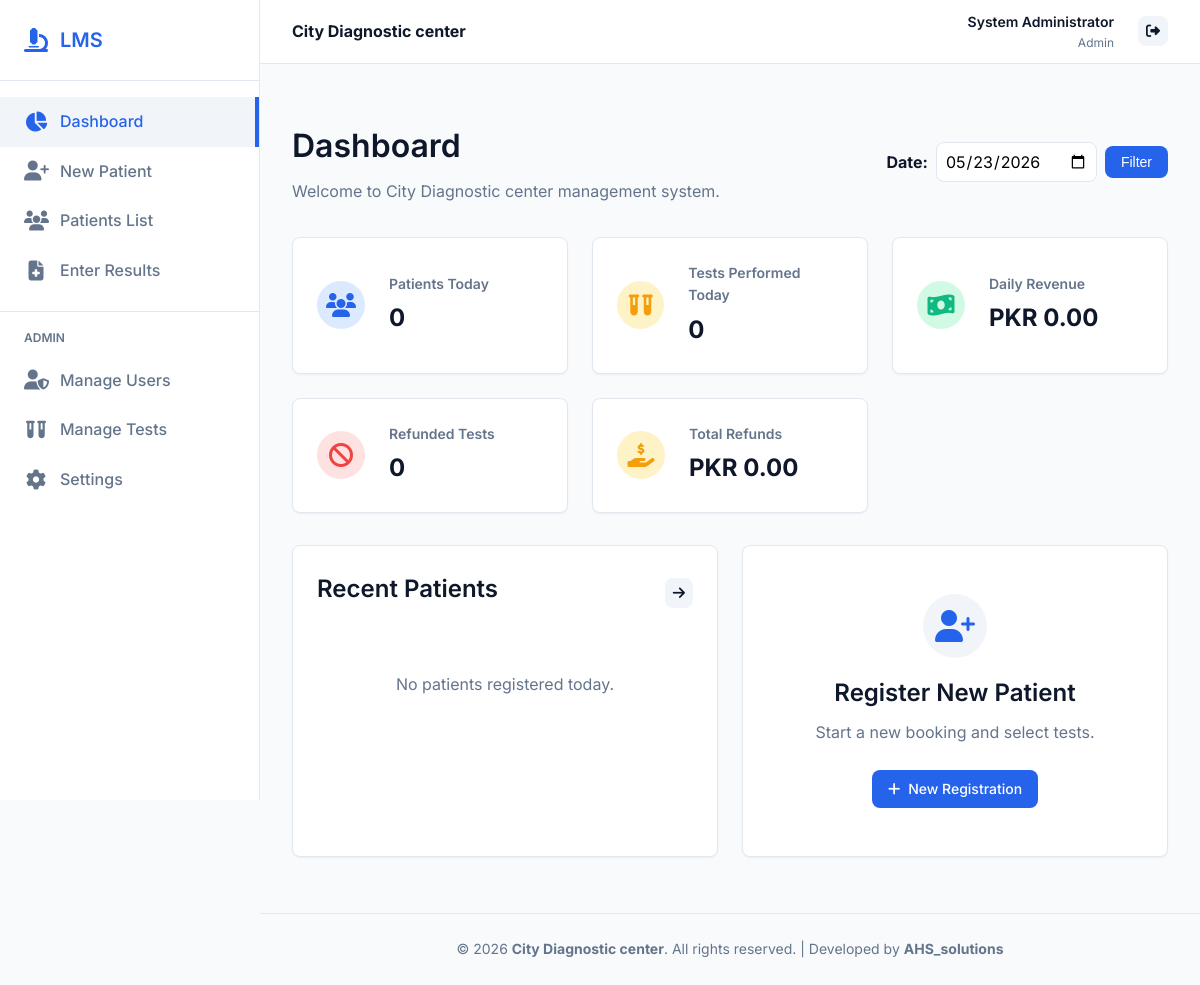
Screenshot of / (signed in) with the database file from the repository.
### models.py (models this page shows)
class Setting(db.Model):
    id = db.Column(db.Integer, primary_key=True)
    key = db.Column(db.String(50), unique=True, nullable=False)
    value = db.Column(db.String(255), nullable=False)

class User(db.Model, UserMixin):
    id = db.Column(db.Integer, primary_key=True)
    username = db.Column(db.String(50), unique=True, nullable=False)
    password_hash = db.Column(db.String(255), nullable=False)
    role = db.Column(db.String(50), nullable=False) # Admin, Receptionist, Lab Technician, Technologist, Pathologist
    name = db.Column(db.String(100), nullable=False)

### app.py (the view)
@app.route('/')
@login_required
def dashboard():
    date_str = request.args.get('date')
    if date_str:
        try:
            target_date = datetime.strptime(date_str, '%Y-%m-%d').date()
        except ValueError:
            target_date = datetime.now().date()
    else:
        target_date = datetime.now().date()
    total_patients_today = Patient.query.filter(db.func.date(Patient.registration_date) == target_date).count()
    total_tests_today = PatientTest.query.join(Patient).filter(
        db.func.date(Patient.registration_date) == target_date,
        PatientTest.status != 'Cancelled'
    ).count()
    revenue_today = 0.0
    total_cancelled_today = 0
    refunded_today = 0.0
    if current_user.role == 'Admin':
        revenue_val = db.session.query(db.func.sum(Test.price)).join(PatientTest).join(Patient).filter(
            db.func.date(Patient.registration_date) == target_date,
            PatientTest.status != 'Cancelled'
        ).scalar()
        revenue_today = revenue_val if revenue_val else 0.0
        total_cancelled_today = PatientTest.query.join(Patient).filter(
            db.func.date(Patient.registration_date) == target_date,
            PatientTest.status == 'Cancelled'
        ).count()
        refunded_val = db.session.query(db.func.sum(RefundRecord.amount_refunded)).filter(
            db.func.date(RefundRecord.refund_date) == target_date
        ).scalar()
        refunded_today = refunded_val if refunded_val else 0.0
    recent_patients = Patient.query.filter(
        db.func.date(Patient.registration_date) == target_date
    ).order_by(Patient.registration_date.desc()).limit(5).all()
    return render_template('dashboard.html',
                           total_patients_today=total_patients_today,
                           total_tests_today=total_tests_today,
                           revenue_today=revenue_today,
                           total_cancelled_today=total_cancelled_today,
                           refunded_today=refunded_today,
                           recent_patients=recent_patients,
                           selected_date=target_date)

### app.py (called while the page is built)
@login_manager.user_loader
def load_user(user_id):
    return User.query.get(int(user_id))

@app.context_processor
def inject_globals():
    settings = {}
    try:
        all_settings = Setting.query.all()
        settings = {s.key: s.value for s in all_settings}
    except Exception:
        pass # In case table doesn't exist yet during init
    lab_name = settings.get('lab_name', "Ideal Diagnostic Center")
    lab_address = settings.get('lab_address', "")
    lab_contact = settings.get('lab_contact', "")
    return dict(
        lab_name=lab_name,
        lab_address=lab_address,
        lab_contact=lab_contact,
        current_user=current_user,
        now=datetime.now()
    )

### templates/dashboard.html (shortened to what this page needs)
{% extends "base.html" %}
{% block content %}
<div class="dashboard-header" style="margin-bottom: 2rem; display: flex; justify-content: space-between; align-items: center;">
    <div>
        <h1>Dashboard</h1>
        <p style="color: var(--text-light);">Welcome to {{ lab_name }} management system.</p>
    </div>
    <div>
        <form method="GET" action="{{ url_for('dashboard') }}" style="display: flex; gap: 0.5rem; align-items: center;">
            <label for="date_filter" style="color: var(--text-dark); font-weight: bold;">Date:</label>
            <input type="date" id="date_filter" name="date" value="{{ selected_date }}" class="form-control" style="padding: 0.5rem;">
            <button type="submit" class="btn btn-primary">Filter</button>
        </form>
    </div>
</div>
<div class="dashboard-stats">
    <div class="stat-card">
        <div class="stat-icon primary">
            <i class="fa-solid fa-users"></i>
        </div>
        <div class="stat-details">
            <h3>Patients Today</h3>
            <p id="patientsStat">{{ total_patients_today }}</p>
        </div>
    </div>
    <div class="stat-card">
        <div class="stat-icon warning">
            <i class="fa-solid fa-vials"></i>
        </div>
        <div class="stat-details">
            <h3>Tests Performed Today</h3>
            <p id="testsStat">{{ total_tests_today }}</p>
        </div>
    </div>
    {% if current_user.role == 'Admin' %}
    <div class="stat-card">
        <div class="stat-icon success">
            <i class="fa-solid fa-money-bill-wave"></i>
        </div>
        <div class="stat-details">
            <h3>Daily Revenue</h3>
            <p id="revenueStat">PKR {{ "%.2f"|format(revenue_today) }}</p>
        </div>
    </div>
    <div class="stat-card">
        <div class="stat-icon danger">
            <i class="fa-solid fa-ban"></i>
        </div>
        <div class="stat-details">
            <h3>Refunded Tests</h3>
            <p id="cancelledStat">{{ total_cancelled_today }}</p>
        </div>
    </div>
    <div class="stat-card">
        <div class="stat-icon warning">
            <i class="fa-solid fa-hand-holding-dollar"></i>
        </div>
        <div class="stat-details">
            <h3>Total Refunds</h3>
            <p id="refundedStat">PKR {{ "%.2f"|format(refunded_today) }}</p>
        </div>
    </div>
    {% endif %}
</div>
<div class="grid-2">
    <div class="card">
        <div style="display: flex; justify-content: space-between; align-items: center; margin-bottom: 1.5rem;">
            <h2>Recent Patients</h2>
            <a href="#" class="btn btn-secondary btn-icon"><i class="fa-solid fa-arrow-right"></i></a>
        </div>
        {% if recent_patients %}
        <div class="table-responsive">
            <table>
                <thead>
                    <tr>
                        <th>Lab No.</th>
                        <th>Name</th>
                        <th>Time</th>
                    </tr>
                </thead>
                <tbody>
                    {% for patient in recent_patients %}
                    <tr>
                        <td><strong>{{ patient.lab_number }}</strong></td>
                        <td>{{ patient.name }}</td>
                        <td>{{ patient.registration_date.strftime('%I:%M %p') }}</td>
                    </tr>
                    {% endfor %}
                </tbody>
            </table>
        </div>
        {% else %}
        <p style="color: var(--text-light); text-align: center; padding: 2rem 0;">No patients registered today.</p>
        {% endif %}
    </div>
    <div class="card" style="display: flex; flex-direction: column; justify-content: center; align-items: center; text-align: center; padding: 3rem;">
        <div style="background-color: var(--secondary-color); width: 64px; height: 64px; border-radius: 50%; display: flex; align-items: center; justify-content: center; font-size: 2rem; color: var(--primary-color); margin-bottom: 1rem;">
            <i class="fa-solid fa-user-plus"></i>
        </div>
        <h2 style="margin-bottom: 0.5rem;">Register New Patient</h2>
        <p style="color: var(--text-light); margin-bottom: 1.5rem;">Start a new booking and select tests.</p>
        <a href="{{ url_for('patient_new') }}" class="btn btn-primary"><i class="fa-solid fa-plus"></i> New Registration</a>
    </div>
</div>
{% endblock %}

### templates/base.html (shortened to what this page needs)
<!DOCTYPE html>
<html lang="en">
<head>
    <link rel="stylesheet" href="https://cdnjs.cloudflare.com/ajax/libs/font-awesome/6.4.0/css/all.min.css">
    <link rel="stylesheet" href="{{ url_for('static', filename='css/style.css') }}">
</head>
<body>
    <div class="app-container">
        {% if current_user.is_authenticated %}
        <aside class="sidebar no-print">
            <div class="sidebar-header">
                <i class="fa-solid fa-microscope" style="color: var(--primary-color); font-size: 1.5rem;"></i>
                <h2>LMS</h2>
            </div>
            <nav class="sidebar-nav">
                <a href="{{ url_for('dashboard') }}" class="nav-item {% if request.endpoint == 'dashboard' %}active{% endif %}">
                    <i class="fa-solid fa-chart-pie"></i>
                    Dashboard
                </a>
                {% if current_user.role in ['Admin', 'Receptionist'] %}
                <a href="{{ url_for('patient_new') }}" class="nav-item {% if 'patient_new' in request.endpoint %}active{% endif %}">
                    <i class="fa-solid fa-user-plus"></i>
                    New Patient
                </a>
                {% endif %}
                <a href="{{ url_for('results_list') }}" class="nav-item {% if 'results_list' in request.endpoint %}active{% endif %}">
                    <i class="fa-solid fa-users"></i>
                    Patients List
                </a>
                {% if current_user.role in ['Admin', 'Lab Technician', 'Technologist', 'Pathologist'] %}
                <a href="{{ url_for('results_list') }}" class="nav-item {% if 'patient_results' in request.endpoint %}active{% endif %}">
                    <i class="fa-solid fa-file-medical"></i>
                    Enter Results
                </a>
                {% endif %}
                {% if current_user.role == 'Admin' %}
                <div style="border-top: 1px solid var(--border-color); margin: 1rem 0;"></div>
                <div style="padding: 0 1.5rem; font-size: 0.75rem; font-weight: 600; color: var(--text-light); text-transform: uppercase; margin-bottom: 0.5rem;">Admin</div>
                <a href="{{ url_for('manage_users') }}" class="nav-item {% if 'manage_users' in request.endpoint %}active{% endif %}">
                    <i class="fa-solid fa-user-shield"></i>
                    Manage Users
                </a>
                <a href="{{ url_for('test_list') }}" class="nav-item {% if 'test' in request.endpoint %}active{% endif %}">
                    <i class="fa-solid fa-vials"></i>
                    Manage Tests
                </a>
                <a href="{{ url_for('settings') }}" class="nav-item {% if 'settings' in request.endpoint %}active{% endif %}">
                    <i class="fa-solid fa-cog"></i>
                    Settings
                </a>
                {% endif %}
            </nav>
        </aside>
        {% endif %}
        <main class="main-content" {% if not current_user.is_authenticated %}style="margin-left: 0;"{% endif %}>
            {% if current_user.is_authenticated %}
            <header class="topbar no-print">
                <div class="lab-brand">
                    <strong>{{ lab_name }}</strong>
                </div>
                <div class="topbar-actions" style="display: flex; align-items: center; gap: 1.5rem;">
                    <div style="text-align: right;">
                        <div style="font-weight: 600; font-size: 0.875rem;">{{ current_user.name }}</div>
                        <div style="color: var(--text-light); font-size: 0.75rem;">{{ current_user.role }}</div>
                    </div>
                    <a href="{{ url_for('logout') }}" class="btn btn-secondary btn-icon" title="Logout"><i class="fa-solid fa-right-from-bracket"></i></a>
                </div>
            </header>
            {% endif %}
            <div class="content-wrapper">
                {% block content %}{% endblock %}
            </div>
            <footer class="no-print" style="text-align: center; padding: 1.5rem; border-top: 1px solid var(--border-color); color: var(--text-light); font-size: 0.875rem; margin-top: auto;">
                &copy; 2026 <strong>{{ lab_name }}</strong>. All rights reserved. | Developed by <strong>AHS_solutions</strong>
            </footer>
        </main>
    </div>
</body>
</html>

### static/css/style.css (style rules this page uses)
:root { --primary-color: #2563eb; --primary-hover: #1d4ed8; --secondary-color: #f1f5f9; --text-dark: #0f172a; --text-light: #64748b; --bg-light: #f8fafc; --white: #ffffff; --border-color: #e2e8f0; --success: #10b981; --danger: #ef4444; --warning: #f59e0b; --shadow-sm: 0 1px 2px 0 rgb(0 0 0 / 0.05); --shadow-md: 0 4px 6px -1px rgb(0 0 0 / 0.1), 0 2px 4px -2px rgb(0 0 0 / 0.1); --shadow-lg: 0 10px 15px -3px rgb(0 0 0 / 0.1), 0 4px 6px -4px rgb(0 0 0 / 0.1); --border-radius: 8px; --transition: all 0.3s ease; }
* { margin: 0; padding: 0; box-sizing: border-box; }
body { font-family: 'Inter', sans-serif; background-color: var(--bg-light); color: var(--text-dark); line-height: 1.6; }
h1, h2, h3, h4, h5, h6 { font-weight: 600; color: var(--text-dark); margin-bottom: 0.5rem; }
a { color: var(--primary-color); text-decoration: none; transition: var(--transition); }
.app-container { display: flex; min-height: 100vh; }
.sidebar { width: 260px; background-color: var(--white); border-right: 1px solid var(--border-color); display: flex; flex-direction: column; position: fixed; height: 100vh; overflow-y: auto; z-index: 100; }
.sidebar-header { padding: 1.5rem; border-bottom: 1px solid var(--border-color); display: flex; align-items: center; gap: 0.75rem; }
.sidebar-header h2 { font-size: 1.25rem; margin: 0; color: var(--primary-color); }
.sidebar-nav { padding: 1rem 0; flex: 1; }
.nav-item { padding: 0.75rem 1.5rem; display: flex; align-items: center; gap: 0.75rem; color: var(--text-light); font-weight: 500; transition: var(--transition); }
.nav-item:hover, .nav-item.active { background-color: var(--secondary-color); color: var(--primary-color); border-right: 4px solid var(--primary-color); }
.nav-item i { font-size: 1.25rem; width: 24px; text-align: center; }
.main-content { flex: 1; margin-left: 260px; display: flex; flex-direction: column; }
.topbar { height: 64px; background-color: var(--white); border-bottom: 1px solid var(--border-color); display: flex; align-items: center; justify-content: space-between; padding: 0 2rem; position: sticky; top: 0; z-index: 90; }
.content-wrapper { padding: 2rem; flex: 1; }
.card { background-color: var(--white); border-radius: var(--border-radius); box-shadow: var(--shadow-sm); padding: 1.5rem; margin-bottom: 1.5rem; border: 1px solid var(--border-color); transition: var(--transition); }
.btn { display: inline-flex; align-items: center; justify-content: center; gap: 0.5rem; padding: 0.5rem 1rem; border-radius: var(--border-radius); font-weight: 500; cursor: pointer; transition: var(--transition); border: none; font-size: 0.875rem; }
.btn-primary { background-color: var(--primary-color); color: var(--white); }
.btn-secondary { background-color: var(--secondary-color); color: var(--text-dark); }
.btn-icon { padding: 0.5rem; }
.dashboard-stats { display: grid; grid-template-columns: repeat(auto-fit, minmax(240px, 1fr)); gap: 1.5rem; margin-bottom: 2rem; }
.stat-card { display: flex; align-items: center; gap: 1.5rem; padding: 1.5rem; background: var(--white); border-radius: var(--border-radius); box-shadow: var(--shadow-sm); border: 1px solid var(--border-color); }
.stat-icon { width: 48px; height: 48px; border-radius: 50%; display: flex; align-items: center; justify-content: center; font-size: 1.5rem; }
.stat-icon.primary { background: #dbeafe; color: var(--primary-color); }
.stat-icon.success { background: #d1fae5; color: var(--success); }
.stat-icon.warning { background: #fef3c7; color: var(--warning); }
.stat-icon.danger { background: #fee2e2; color: var(--danger); }
.stat-details h3 { font-size: 0.875rem; color: var(--text-light); margin-bottom: 0.25rem; }
.stat-details p { font-size: 1.5rem; font-weight: 700; color: var(--text-dark); }
.form-control { width: 100%; padding: 0.75rem 1rem; border: 1px solid var(--border-color); border-radius: var(--border-radius); font-family: inherit; font-size: 1rem; transition: var(--transition); }
.grid-2 { display: grid; grid-template-columns: 1fr 1fr; gap: 1.5rem; }

### rows the page displays
Setting: value "City Diagnostic center"
User: name "System Administrator", role "Admin"

### other values shown
{{ total_patients_today }} "0"
{{ total_tests_today }} "0"
{{ "%.2f"|format(revenue_today) }} "0.00"
{{ total_cancelled_today }} "0"
{{ "%.2f"|format(refunded_today) }} "0.00"
